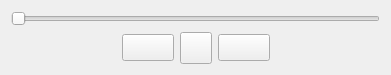
<?xml version="1.0" encoding="UTF-8"?>
<ui version="4.0">
 <class>Navigation</class>
 <widget class="QWidget" name="Navigation">
  <property name="geometry">
   <rect>
    <x>0</x>
    <y>0</y>
    <width>391</width>
    <height>74</height>
   </rect>
  </property>
  <property name="windowTitle">
   <string>Form</string>
  </property>
  <layout class="QGridLayout" name="gridLayout">
   <item row="1" column="0">
    <spacer name="horizontalSpacer">
     <property name="orientation">
      <enum>Qt::Horizontal</enum>
     </property>
     <property name="sizeHint" stdset="0">
      <size>
       <width>98</width>
       <height>20</height>
      </size>
     </property>
    </spacer>
   </item>
   <item row="1" column="1">
    <widget class="QPushButton" name="previous">
     <property name="minimumSize">
      <size>
       <width>52</width>
       <height>27</height>
      </size>
     </property>
     <property name="maximumSize">
      <size>
       <width>52</width>
       <height>27</height>
      </size>
     </property>
     <property name="text">
      <string/>
     </property>
     <property name="icon">
      <iconset resource="Resouces/resouces.qrc">
       <normaloff>:/navigation/previous.png</normaloff>:/navigation/previous.png</iconset>
     </property>
     <property name="iconSize">
      <size>
       <width>30</width>
       <height>30</height>
      </size>
     </property>
    </widget>
   </item>
   <item row="1" column="2">
    <widget class="QPushButton" name="playPause">
     <property name="minimumSize">
      <size>
       <width>32</width>
       <height>32</height>
      </size>
     </property>
     <property name="maximumSize">
      <size>
       <width>32</width>
       <height>32</height>
      </size>
     </property>
     <property name="text">
      <string/>
     </property>
     <property name="icon">
      <iconset resource="Resouces/resouces.qrc">
       <normaloff>:/navigation/play.png</normaloff>:/navigation/play.png</iconset>
     </property>
     <property name="iconSize">
      <size>
       <width>30</width>
       <height>30</height>
      </size>
     </property>
    </widget>
   </item>
   <item row="1" column="3">
    <widget class="QPushButton" name="next">
     <property name="minimumSize">
      <size>
       <width>52</width>
       <height>27</height>
      </size>
     </property>
     <property name="maximumSize">
      <size>
       <width>52</width>
       <height>27</height>
      </size>
     </property>
     <property name="text">
      <string/>
     </property>
     <property name="icon">
      <iconset resource="Resouces/resouces.qrc">
       <normaloff>:/navigation/next.png</normaloff>:/navigation/next.png</iconset>
     </property>
     <property name="iconSize">
      <size>
       <width>30</width>
       <height>30</height>
      </size>
     </property>
    </widget>
   </item>
   <item row="1" column="4">
    <spacer name="horizontalSpacer_2">
     <property name="orientation">
      <enum>Qt::Horizontal</enum>
     </property>
     <property name="sizeHint" stdset="0">
      <size>
       <width>97</width>
       <height>20</height>
      </size>
     </property>
    </spacer>
   </item>
   <item row="0" column="0" colspan="5">
    <widget class="QSlider" name="positionSlider">
     <property name="sliderPosition">
      <number>0</number>
     </property>
     <property name="orientation">
      <enum>Qt::Horizontal</enum>
     </property>
    </widget>
   </item>
  </layout>
 </widget>
 <resources>
  <include location="Resouces/resouces.qrc"/>
 </resources>
 <connections/>
</ui>
